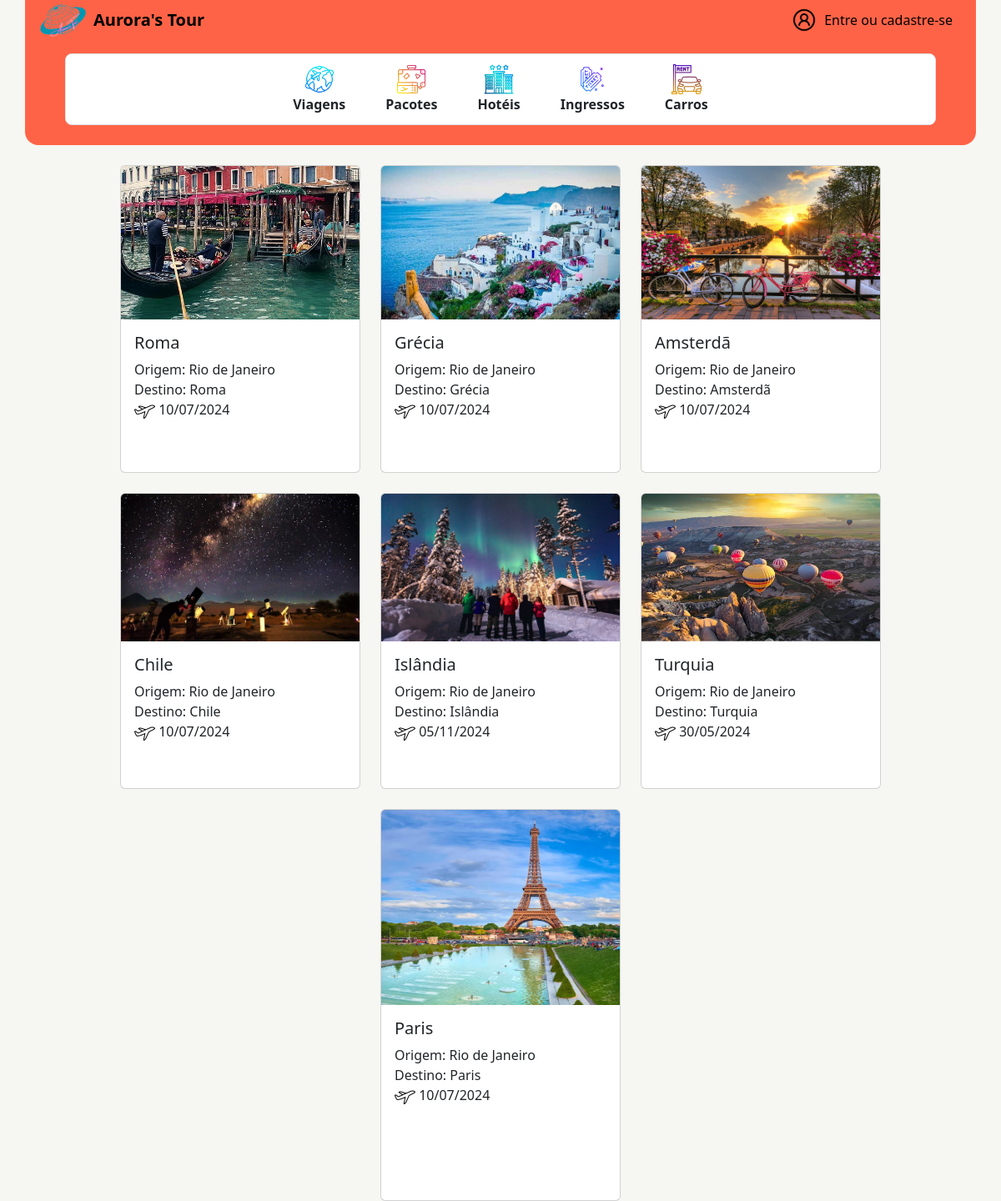
The page /passagens/index.php on the database its author committed.
### tables this page shows
CREATE TABLE `passagem` (
  `id` INT NOT NULL AUTO_INCREMENT,
  `nome` VARCHAR(45) NULL,
  `origem` VARCHAR(45) NULL,
  `destino` VARCHAR(45) NULL,
  `data_ida` DATETIME NULL,
  `data_volta` DATETIME NULL,
  `passagem_valor` DECIMAL NULL,
  `taxa_embarque_valor` DECIMAL NULL,
  `taxa_servico_valor` DECIMAL NULL,
  `companhia_aerea` VARCHAR(45) NULL,
  `foto` LONGTEXT NULL,
  `descricao` LONGTEXT NULL,
  PRIMARY KEY (`id`)
);

### passagens/index.php (the view, shortened to what this page needs)
<?php
$pdo = new PDO('mysql:host=localhost;dbname=aurora', 'root', '');
$query = "";
$sql = "SELECT * FROM passagem ";
$resultado = $pdo->query("$sql $query");
?>
<!DOCTYPE html>
<html lang="pt-BR">
<head>
    <link href="../src/css/bootstrap.min.css" rel="stylesheet" />
    <link rel="stylesheet" href="../src/styles.css" />
</head>
<body class="d-flex flex-column align-items-center gap-4">
    <?php include("../cabecalho.php") ?>
    <main>
        <div class="container d-flex flex-wrap gap-4 justify-content-center">
            <?php
            foreach ($resultado as $value) {
                $date = new DateTime($value[5]);
                $date = $date->format('d/m/Y');
                $foto = explode(",",$value[10])[0];
                echo ("
                    <a class='card text-decoration-none' href='passagem.php?id=$value[0]' style='width: 18rem;'>
                        <img src='../src/img/$foto' class='card-img-top h-50' alt='...'>
                        <div class='card-body'>
                            <h5 class='card-title'>$value[1]</h5>
                            <p class='card-text m-0'>Origem: $value[2]</p>
                            <p class='card-text m-0'>Destino: $value[3]</p>
                            <p class='card-text m-0'><img src='../src/img/passagens/icons8-airplane-take-off-50.png' width='25px' class='' alt='...'> $date</p>
                        </div>
                    </a>
                ");
            }
            ?>
        </div>
    </main>
</body>
</html>

### src/styles.css (style rules this page uses)
body { background-color: rgb(246, 246, 242); }

### rows shown on the page
passagem: shows a picture, nome "Roma", origem "Rio de Janeiro", destino "Roma", data_volta "10/07/2024"
passagem: shows a picture, nome "Grécia", origem "Rio de Janeiro", destino "Grécia", data_volta "10/07/2024"
passagem: shows a picture, nome "Amsterdã", origem "Rio de Janeiro", destino "Amsterdã", data_volta "10/07/2024"
passagem: shows a picture, nome "Chile", origem "Rio de Janeiro", destino "Chile", data_volta "10/07/2024"
passagem: shows a picture, nome "Islândia", origem "Rio de Janeiro", destino "Islândia", data_volta "05/11/2024"
passagem: shows a picture, nome "Turquia", origem "Rio de Janeiro", destino "Turquia", data_volta "30/05/2024"
passagem: shows a picture, nome "Paris", origem "Rio de Janeiro", destino "Paris", data_volta "10/07/2024"
